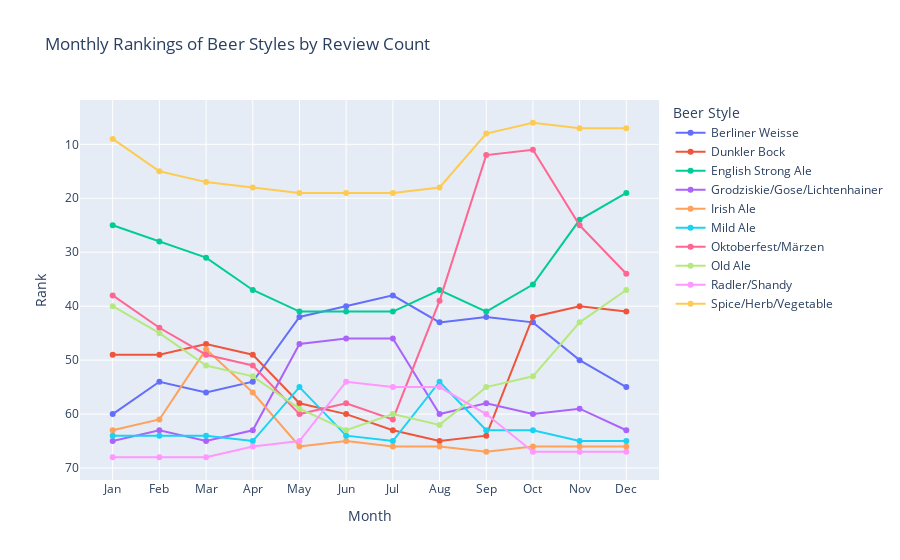

Here is the notebook cell this chart was saved with:
### Code cell
# Interesting beers

# Calculate the rank change for each style
rank_change = beer_style_ranking.diff(axis=1).abs()  # Calculate the absolute difference in ranks between this row and the previous one

# Filter styles where the maximum rank change is not high
styles_with_low_change = rank_change.max(axis=1) >= 10

# Create a new DataFrame containing only the styles meeting the condition
beer_style_ranking_boring = beer_style_ranking[styles_with_low_change]

fig = go.Figure()

# Plot each beer style's rank over the months, with hover information
for style in beer_style_ranking_boring.index:
    x = beer_style_ranking_boring.columns  # Months
    y = beer_style_ranking_boring.loc[style]  # Ranks for this style
    fig.add_trace(go.Scatter(
        x=x,  
        y=y,  
        mode='lines+markers',
        name=style,
        hovertemplate=f'{style}'
    ))

# Reverse y-axis so that rank 1 is at the top
fig.update_yaxes(autorange='reversed', title='Rank')

# Set up x-axis with month names
fig.update_xaxes(title='Month', tickvals=list(range(1, 13)),
                 ticktext=['Jan', 'Feb', 'Mar', 'Apr', 'May', 'Jun', 'Jul', 'Aug', 'Sep', 'Oct', 'Nov', 'Dec'])

# Add title and adjust layout
fig.update_layout(
    title='Monthly Rankings of Beer Styles by Review Count',
    legend_title='Beer Style',
    hovermode='closest' 
)

# Show the plot
fig.show()

### Figure 1 — Plotly figure (JSON) as saved in the notebook; plotly's stock layout.template omitted (floating-point values rounded to 4 significant figures)
{"data": [{"hovertemplate": "Berliner Weisse", "mode": "lines+markers", "name": "Berliner Weisse", "type": "scatter", "x": [1, 2, 3, 4, 5, 6, 7, 8, 9, 10, 11, 12], "y": [60, 54, 56, 54, 42, 40, 38, 43, 42, 43, 50, 55]}, {"hovertemplate": "Dunkler Bock", "mode": "lines+markers", "name": "Dunkler Bock", "type": "scatter", "x": [1, 2, 3, 4, 5, 6, 7, 8, 9, 10, 11, 12], "y": [49, 49, 47, 49, 58, 60, 63, 65, 64, 42, 40, 41]}, {"hovertemplate": "English Strong Ale", "mode": "lines+markers", "name": "English Strong Ale", "type": "scatter", "x": [1, 2, 3, 4, 5, 6, 7, 8, 9, 10, 11, 12], "y": [25, 28, 31, 37, 41, 41, 41, 37, 41, 36, 24, 19]}, {"hovertemplate": "Grodziskie/Gose/Lichtenhainer", "mode": "lines+markers", "name": "Grodziskie/Gose/Lichtenhainer", "type": "scatter", "x": [1, 2, 3, 4, 5, 6, 7, 8, 9, 10, 11, 12], "y": [65, 63, 65, 63, 47, 46, 46, 60, 58, 60, 59, 63]}, {"hovertemplate": "Irish Ale", "mode": "lines+markers", "name": "Irish Ale", "type": "scatter", "x": [1, 2, 3, 4, 5, 6, 7, 8, 9, 10, 11, 12], "y": [63, 61, 48, 56, 66, 65, 66, 66, 67, 66, 66, 66]}, {"hovertemplate": "Mild Ale", "mode": "lines+markers", "name": "Mild Ale", "type": "scatter", "x": [1, 2, 3, 4, 5, 6, 7, 8, 9, 10, 11, 12], "y": [64, 64, 64, 65, 55, 64, 65, 54, 63, 63, 65, 65]}, {"hovertemplate": "Oktoberfest/Märzen", "mode": "lines+markers", "name": "Oktoberfest/Märzen", "type": "scatter", "x": [1, 2, 3, 4, 5, 6, 7, 8, 9, 10, 11, 12], "y": [38, 44, 49, 51, 60, 58, 61, 39, 12, 11, 25, 34]}, {"hovertemplate": "Old Ale", "mode": "lines+markers", "name": "Old Ale", "type": "scatter", "x": [1, 2, 3, 4, 5, 6, 7, 8, 9, 10, 11, 12], "y": [40, 45, 51, 53, 59, 63, 60, 62, 55, 53, 43, 37]}, {"hovertemplate": "Radler/Shandy", "mode": "lines+markers", "name": "Radler/Shandy", "type": "scatter", "x": [1, 2, 3, 4, 5, 6, 7, 8, 9, 10, 11, 12], "y": [68, 68, 68, 66, 65, 54, 55, 55, 60, 67, 67, 67]}, {"hovertemplate": "Spice/Herb/Vegetable", "mode": "lines+markers", "name": "Spice/Herb/Vegetable", "type": "scatter", "x": [1, 2, 3, 4, 5, 6, 7, 8, 9, 10, 11, 12], "y": [9, 15, 17, 18, 19, 19, 19, 18, 8, 6, 7, 7]}], "layout": {"hovermode": "closest", "legend": {"title": {"text": "Beer Style"}}, "title": {"text": "Monthly Rankings of Beer Styles by Review Count"}, "xaxis": {"ticktext": ["Jan", "Feb", "Mar", "Apr", "May", "Jun", "Jul", "Aug", "Sep", "Oct", "Nov", "Dec"], "tickvals": [1, 2, 3, 4, 5, 6, 7, 8, 9, 10, 11, 12], "title": {"text": "Month"}}, "yaxis": {"autorange": "reversed", "title": {"text": "Rank"}}}}
